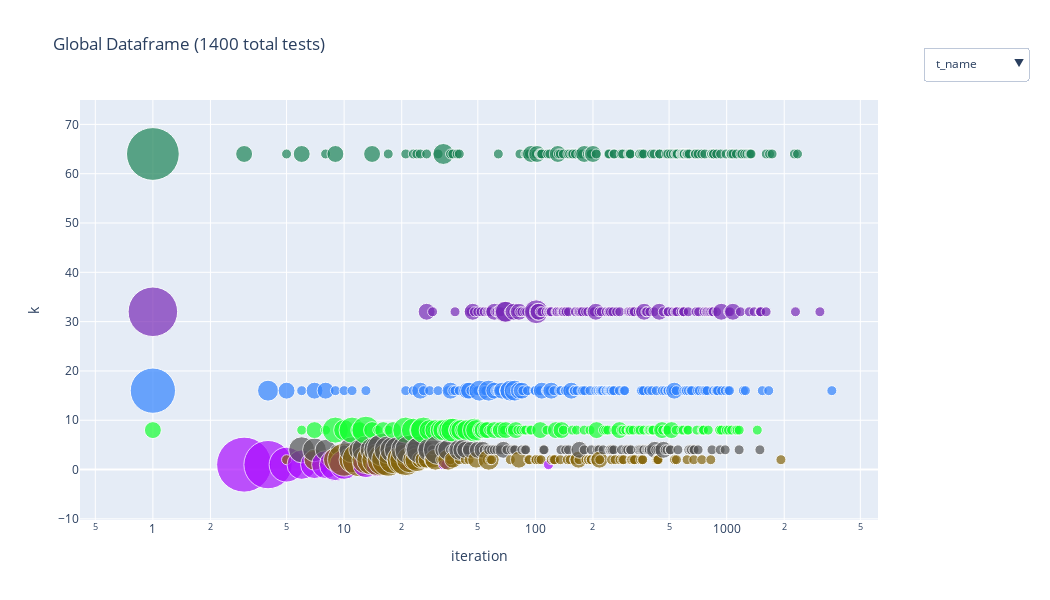

The notebook cell saved with this chart:
### Markdown cell above
# img

### Code cell
filter = {'c_name': lambda x: (x == 'g_img') | (x == 's_img')}
new_col = {'type': lambda x: x['m_name'].apply(lambda x: x.split('_')[0])}
plot_agg_global_df(x='iteration', y='k', filter=filter, new_col=new_col, logscale=(True, False), dataframe_path=df_path)

### Figure 1 — Plotly figure (JSON) as saved in the notebook; plotly's stock layout.template omitted (floating-point values rounded to 4 significant figures; data arrays with more than 128 entries replaced by an {"elided": "..."} marker saying what was removed)
{"data": [{"hoverinfo": "text", "marker": {"color": {"elided": "721 str values"}, "size": {"elided": "721 float values"}}, "mode": "markers", "name": "t_name", "text": {"elided": "721 str values"}, "type": "scatter", "visible": true, "x": {"elided": "721 int values"}, "y": {"elided": "721 int values"}}, {"hoverinfo": "text", "marker": {"color": {"elided": "721 null values"}, "colorbar": {"ticktext": ["1e-08", "1e-08", "1e-08", "1e-08", "1e-08", "1e-08"], "tickvals": [0, 0.2, 0.4, 0.6, 0.8, 1]}, "colorscale": [[0, "rgb(158,1,66)"], [0.1, "rgb(213,62,79)"], [0.2, "rgb(244,109,67)"], [0.3, "rgb(253,174,97)"], [0.4, "rgb(254,224,139)"], [0.5, "rgb(255,255,191)"], [0.6, "rgb(230,245,152)"], [0.7, "rgb(171,221,164)"], [0.8, "rgb(102,194,165)"], [0.9, "rgb(50,136,189)"], [1, "rgb(94,79,162)"]], "showscale": true, "size": {"elided": "721 float values"}}, "mode": "markers", "name": "epsilon", "text": {"elided": "721 str values"}, "type": "scatter", "visible": false, "x": {"elided": "721 int values"}, "y": {"elided": "721 int values"}}, {"hoverinfo": "text", "marker": {"color": {"elided": "721 float values"}, "colorbar": {"ticktext": ["1.93e+02", "2.66e+02", "3.67e+02", "5.06e+02", "6.97e+02", "9.6e+02"], "tickvals": [0, 0.2, 0.4, 0.6, 0.8, 1]}, "colorscale": [[0, "rgb(158,1,66)"], [0.1, "rgb(213,62,79)"], [0.2, "rgb(244,109,67)"], [0.3, "rgb(253,174,97)"], [0.4, "rgb(254,224,139)"], [0.5, "rgb(255,255,191)"], [0.6, "rgb(230,245,152)"], [0.7, "rgb(171,221,164)"], [0.8, "rgb(102,194,165)"], [0.9, "rgb(50,136,189)"], [1, "rgb(94,79,162)"]], "showscale": true, "size": {"elided": "721 float values"}}, "mode": "markers", "name": "m", "text": {"elided": "721 str values"}, "type": "scatter", "visible": false, "x": {"elided": "721 int values"}, "y": {"elided": "721 int values"}}, {"hoverinfo": "text", "marker": {"color": {"elided": "721 float values"}, "colorbar": {"ticktext": ["2.18e+02", "3.11e+02", "4.43e+02", "6.31e+02", "8.99e+02", "1.28e+03"], "tickvals": [0, 0.2, 0.4, 0.6, 0.8, 1]}, "colorscale": [[0, "rgb(158,1,66)"], [0.1, "rgb(213,62,79)"], [0.2, "rgb(244,109,67)"], [0.3, "rgb(253,174,97)"], [0.4, "rgb(254,224,139)"], [0.5, "rgb(255,255,191)"], [0.6, "rgb(230,245,152)"], [0.7, "rgb(171,221,164)"], [0.8, "rgb(102,194,165)"], [0.9, "rgb(50,136,189)"], [1, "rgb(94,79,162)"]], "showscale": true, "size": {"elided": "721 float values"}}, "mode": "markers", "name": "n", "text": {"elided": "721 str values"}, "type": "scatter", "visible": false, "x": {"elided": "721 int values"}, "y": {"elided": "721 int values"}}, {"hoverinfo": "text", "marker": {"color": {"elided": "721 float values"}, "colorbar": {"ticktext": ["0.000648", "0.0987", "0.206", "0.324", "0.454", "0.597"], "tickvals": [0, 0.2, 0.4, 0.6, 0.8, 1]}, "colorscale": [[0, "rgb(158,1,66)"], [0.1, "rgb(213,62,79)"], [0.2, "rgb(244,109,67)"], [0.3, "rgb(253,174,97)"], [0.4, "rgb(254,224,139)"], [0.5, "rgb(255,255,191)"], [0.6, "rgb(230,245,152)"], [0.7, "rgb(171,221,164)"], [0.8, "rgb(102,194,165)"], [0.9, "rgb(50,136,189)"], [1, "rgb(94,79,162)"]], "showscale": true, "size": {"elided": "721 float values"}}, "mode": "markers", "name": "exec_time", "text": {"elided": "721 str values"}, "type": "scatter", "visible": false, "x": {"elided": "721 int values"}, "y": {"elided": "721 int values"}}, {"hoverinfo": "text", "marker": {"color": {"elided": "721 float values"}, "colorbar": {"ticktext": ["3.45e-05", "0.00165", "0.00327", "0.00488", "0.00651", "0.00813"], "tickvals": [0, 0.2, 0.4, 0.6, 0.8, 1]}, "colorscale": [[0, "rgb(158,1,66)"], [0.1, "rgb(213,62,79)"], [0.2, "rgb(244,109,67)"], [0.3, "rgb(253,174,97)"], [0.4, "rgb(254,224,139)"], [0.5, "rgb(255,255,191)"], [0.6, "rgb(230,245,152)"], [0.7, "rgb(171,221,164)"], [0.8, "rgb(102,194,165)"], [0.9, "rgb(50,136,189)"], [1, "rgb(94,79,162)"]], "showscale": true, "size": {"elided": "721 float values"}}, "mode": "markers", "name": "qr_time", "text": {"elided": "721 str values"}, "type": "scatter", "visible": false, "x": {"elided": "721 int values"}, "y": {"elided": "721 int values"}}, {"hoverinfo": "text", "marker": {"color": {"elided": "721 float values"}, "colorbar": {"ticktext": ["0.000445", "0.0967", "0.202", "0.318", "0.445", "0.583"], "tickvals": [0, 0.2, 0.4, 0.6, 0.8, 1]}, "colorscale": [[0, "rgb(158,1,66)"], [0.1, "rgb(213,62,79)"], [0.2, "rgb(244,109,67)"], [0.3, "rgb(253,174,97)"], [0.4, "rgb(254,224,139)"], [0.5, "rgb(255,255,191)"], [0.6, "rgb(230,245,152)"], [0.7, "rgb(171,221,164)"], [0.8, "rgb(102,194,165)"], [0.9, "rgb(50,136,189)"], [1, "rgb(94,79,162)"]], "showscale": true, "size": {"elided": "721 float values"}}, "mode": "markers", "name": "manip_time", "text": {"elided": "721 str values"}, "type": "scatter", "visible": false, "x": {"elided": "721 int values"}, "y": {"elided": "721 int values"}}, {"hoverinfo": "text", "marker": {"color": {"elided": "721 float values"}, "colorbar": {"ticktext": ["0.0", "0.00101", "0.00203", "0.00304", "0.00406", "0.00508"], "tickvals": [0, 0.2, 0.4, 0.6, 0.8, 1]}, "colorscale": [[0, "rgb(158,1,66)"], [0.1, "rgb(213,62,79)"], [0.2, "rgb(244,109,67)"], [0.3, "rgb(253,174,97)"], [0.4, "rgb(254,224,139)"], [0.5, "rgb(255,255,191)"], [0.6, "rgb(230,245,152)"], [0.7, "rgb(171,221,164)"], [0.8, "rgb(102,194,165)"], [0.9, "rgb(50,136,189)"], [1, "rgb(94,79,162)"]], "showscale": true, "size": {"elided": "721 float values"}}, "mode": "markers", "name": "bw_time", "text": {"elided": "721 str values"}, "type": "scatter", "visible": false, "x": {"elided": "721 int values"}, "y": {"elided": "721 int values"}}, {"hoverinfo": "text", "marker": {"color": {"elided": "721 float values"}, "colorbar": {"ticktext": ["3.33e-11", "8.6", "91.1", "8.82e+02", "8.48e+03", "8.13e+04"], "tickvals": [0, 0.2, 0.4, 0.6, 0.8, 1]}, "colorscale": [[0, "rgb(158,1,66)"], [0.1, "rgb(213,62,79)"], [0.2, "rgb(244,109,67)"], [0.3, "rgb(253,174,97)"], [0.4, "rgb(254,224,139)"], [0.5, "rgb(255,255,191)"], [0.6, "rgb(230,245,152)"], [0.7, "rgb(171,221,164)"], [0.8, "rgb(102,194,165)"], [0.9, "rgb(50,136,189)"], [1, "rgb(94,79,162)"]], "showscale": true, "size": {"elided": "721 float values"}}, "mode": "markers", "name": "obj_fun", "text": {"elided": "721 str values"}, "type": "scatter", "visible": false, "x": {"elided": "721 int values"}, "y": {"elided": "721 int values"}}, {"hoverinfo": "text", "marker": {"color": {"elided": "721 float values"}, "colorbar": {"ticktext": ["74.9", "4.39e+02", "2.55e+03", "1.48e+04", "8.56e+04", "4.96e+05"], "tickvals": [0, 0.2, 0.4, 0.6, 0.8, 1]}, "colorscale": [[0, "rgb(158,1,66)"], [0.1, "rgb(213,62,79)"], [0.2, "rgb(244,109,67)"], [0.3, "rgb(253,174,97)"], [0.4, "rgb(254,224,139)"], [0.5, "rgb(255,255,191)"], [0.6, "rgb(230,245,152)"], [0.7, "rgb(171,221,164)"], [0.8, "rgb(102,194,165)"], [0.9, "rgb(50,136,189)"], [1, "rgb(94,79,162)"]], "showscale": true, "size": {"elided": "721 float values"}}, "mode": "markers", "name": "U_norm", "text": {"elided": "721 str values"}, "type": "scatter", "visible": false, "x": {"elided": "721 int values"}, "y": {"elided": "721 int values"}}, {"hoverinfo": "text", "marker": {"color": {"elided": "721 float values"}, "colorbar": {"ticktext": ["1.57e+02", "2.36e+02", "3.54e+02", "5.33e+02", "8e+02", "1.2e+03"], "tickvals": [0, 0.2, 0.4, 0.6, 0.8, 1]}, "colorscale": [[0, "rgb(158,1,66)"], [0.1, "rgb(213,62,79)"], [0.2, "rgb(244,109,67)"], [0.3, "rgb(253,174,97)"], [0.4, "rgb(254,224,139)"], [0.5, "rgb(255,255,191)"], [0.6, "rgb(230,245,152)"], [0.7, "rgb(171,221,164)"], [0.8, "rgb(102,194,165)"], [0.9, "rgb(50,136,189)"], [1, "rgb(94,79,162)"]], "showscale": true, "size": {"elided": "721 float values"}}, "mode": "markers", "name": "V_norm", "text": {"elided": "721 str values"}, "type": "scatter", "visible": false, "x": {"elided": "721 int values"}, "y": {"elided": "721 int values"}}, {"hoverinfo": "text", "marker": {"color": {"elided": "721 str values"}, "size": {"elided": "721 float values"}}, "mode": "markers", "name": "type", "text": {"elided": "721 str values"}, "type": "scatter", "visible": false, "x": {"elided": "721 int values"}, "y": {"elided": "721 int values"}}, {"hoverinfo": "text", "marker": {"color": {"elided": "721 float values"}, "colorbar": {"ticktext": ["4.47e+04", "8.67e+04", "1.68e+05", "3.26e+05", "6.33e+05", "1.23e+06"], "tickvals": [0, 0.2, 0.4, 0.6, 0.8, 1]}, "colorscale": [[0, "rgb(158,1,66)"], [0.1, "rgb(213,62,79)"], [0.2, "rgb(244,109,67)"], [0.3, "rgb(253,174,97)"], [0.4, "rgb(254,224,139)"], [0.5, "rgb(255,255,191)"], [0.6, "rgb(230,245,152)"], [0.7, "rgb(171,221,164)"], [0.8, "rgb(102,194,165)"], [0.9, "rgb(50,136,189)"], [1, "rgb(94,79,162)"]], "showscale": true, "size": {"elided": "721 float values"}}, "mode": "markers", "name": "m_n", "text": {"elided": "721 str values"}, "type": "scatter", "visible": false, "x": {"elided": "721 int values"}, "y": {"elided": "721 int values"}}, {"hoverinfo": "text", "marker": {"color": {"elided": "721 float values"}, "colorbar": {"ticktext": ["0.941", "22.4", "2.81e+02", "3.41e+03", "4.11e+04", "4.96e+05"], "tickvals": [0, 0.2, 0.4, 0.6, 0.8, 1]}, "colorscale": [[0, "rgb(158,1,66)"], [0.1, "rgb(213,62,79)"], [0.2, "rgb(244,109,67)"], [0.3, "rgb(253,174,97)"], [0.4, "rgb(254,224,139)"], [0.5, "rgb(255,255,191)"], [0.6, "rgb(230,245,152)"], [0.7, "rgb(171,221,164)"], [0.8, "rgb(102,194,165)"], [0.9, "rgb(50,136,189)"], [1, "rgb(94,79,162)"]], "showscale": true, "size": {"elided": "721 float values"}}, "mode": "markers", "name": "U-V_norm", "text": {"elided": "721 str values"}, "type": "scatter", "visible": false, "x": {"elided": "721 int values"}, "y": {"elided": "721 int values"}}], "layout": {"height": 600, "title": {"text": "Global Dataframe (1400 total tests)"}, "updatemenus": [{"active": 0, "buttons": [{"args": [{"visible": [true, false, false, false, false, false, false, false, false, false, false, false, false, false]}, {"annotations": []}], "label": "t_name", "method": "update"}, {"args": [{"visible": [false, true, false, false, false, false, false, false, false, false, false, false, false, false]}, {"annotations": []}], "label": "epsilon", "method": "update"}, {"args": [{"visible": [false, false, true, false, false, false, false, false, false, false, false, false, false, false]}, {"annotations": []}], "label": "m", "method": "update"}, {"args": [{"visible": [false, false, false, true, false, false, false, false, false, false, false, false, false, false]}, {"annotations": []}], "label": "n", "method": "update"}, {"args": [{"visible": [false, false, false, false, true, false, false, false, false, false, false, false, false, false]}, {"annotations": []}], "label": "exec_time", "method": "update"}, {"args": [{"visible": [false, false, false, false, false, true, false, false, false, false, false, false, false, false]}, {"annotations": []}], "label": "qr_time", "method": "update"}, {"args": [{"visible": [false, false, false, false, false, false, true, false, false, false, false, false, false, false]}, {"annotations": []}], "label": "manip_time", "method": "update"}, {"args": [{"visible": [false, false, false, false, false, false, false, true, false, false, false, false, false, false]}, {"annotations": []}], "label": "bw_time", "method": "update"}, {"args": [{"visible": [false, false, false, false, false, false, false, false, true, false, false, false, false, false]}, {"annotations": []}], "label": "obj_fun", "method": "update"}, {"args": [{"visible": [false, false, false, false, false, false, false, false, false, true, false, false, false, false]}, {"annotations": []}], "label": "U_norm", "method": "update"}, {"args": [{"visible": [false, false, false, false, false, false, false, false, false, false, true, false, false, false]}, {"annotations": []}], "label": "V_norm", "method": "update"}, {"args": [{"visible": [false, false, false, false, false, false, false, false, false, false, false, true, false, false]}, {"annotations": []}], "label": "type", "method": "update"}, {"args": [{"visible": [false, false, false, false, false, false, false, false, false, false, false, false, true, false]}, {"annotations": []}], "label": "m_n", "method": "update"}, {"args": [{"visible": [false, false, false, false, false, false, false, false, false, false, false, false, false, true]}, {"annotations": []}], "label": "U-V_norm", "method": "update"}], "direction": "down", "pad": {"r": 10, "t": 10}, "showactive": true, "x": 1.2, "xanchor": "right", "y": 1.15, "yanchor": "top"}], "width": 1050, "xaxis": {"title": {"text": "iteration"}, "type": "log"}, "yaxis": {"title": {"text": "k"}}}}
